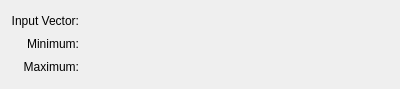
<?xml version="1.0" encoding="UTF-8"?>
<ui version="4.0">
 <class>FilterWindowConfig</class>
 <widget class="QWidget" name="FilterWindowConfig">
  <property name="geometry">
   <rect>
    <x>0</x>
    <y>0</y>
    <width>400</width>
    <height>89</height>
   </rect>
  </property>
  <property name="minimumSize">
   <size>
    <width>400</width>
    <height>0</height>
   </size>
  </property>
  <layout class="QGridLayout" name="gridLayout">
   <item row="0" column="0">
    <widget class="QLabel" name="label_3">
     <property name="sizePolicy">
      <sizepolicy hsizetype="Fixed" vsizetype="Fixed">
       <horstretch>0</horstretch>
       <verstretch>0</verstretch>
      </sizepolicy>
     </property>
     <property name="text">
      <string>Input Vector:</string>
     </property>
     <property name="alignment">
      <set>Qt::AlignRight|Qt::AlignTrailing|Qt::AlignVCenter</set>
     </property>
     <property name="wordWrap">
      <bool>false</bool>
     </property>
    </widget>
   </item>
   <item row="0" column="1">
    <widget class="Kst::VectorSelector" name="_vector" native="true">
     <property name="sizePolicy">
      <sizepolicy hsizetype="Expanding" vsizetype="Preferred">
       <horstretch>0</horstretch>
       <verstretch>0</verstretch>
      </sizepolicy>
     </property>
    </widget>
   </item>
   <item row="1" column="0">
    <widget class="QLabel" name="label_4">
     <property name="sizePolicy">
      <sizepolicy hsizetype="Preferred" vsizetype="Fixed">
       <horstretch>0</horstretch>
       <verstretch>0</verstretch>
      </sizepolicy>
     </property>
     <property name="text">
      <string comment="the minimum value">Minimum:</string>
     </property>
     <property name="alignment">
      <set>Qt::AlignRight|Qt::AlignTrailing|Qt::AlignVCenter</set>
     </property>
     <property name="wordWrap">
      <bool>false</bool>
     </property>
    </widget>
   </item>
   <item row="1" column="1">
    <widget class="Kst::ScalarSelector" name="_scalarMinumum" native="true"/>
   </item>
   <item row="2" column="0">
    <widget class="QLabel" name="label_5">
     <property name="sizePolicy">
      <sizepolicy hsizetype="Preferred" vsizetype="Fixed">
       <horstretch>0</horstretch>
       <verstretch>0</verstretch>
      </sizepolicy>
     </property>
     <property name="text">
      <string comment="the maximum value">Maximum:</string>
     </property>
     <property name="alignment">
      <set>Qt::AlignRight|Qt::AlignTrailing|Qt::AlignVCenter</set>
     </property>
     <property name="wordWrap">
      <bool>false</bool>
     </property>
    </widget>
   </item>
   <item row="2" column="1">
    <widget class="Kst::ScalarSelector" name="_scalarMaximum" native="true"/>
   </item>
  </layout>
 </widget>
 <layoutdefault spacing="6" margin="11"/>
 <customwidgets>
  <customwidget>
   <class>Kst::VectorSelector</class>
   <extends>QWidget</extends>
   <header>vectorselector.h</header>
  </customwidget>
  <customwidget>
   <class>Kst::ScalarSelector</class>
   <extends>QWidget</extends>
   <header>scalarselector.h</header>
  </customwidget>
 </customwidgets>
 <resources/>
 <connections/>
</ui>
